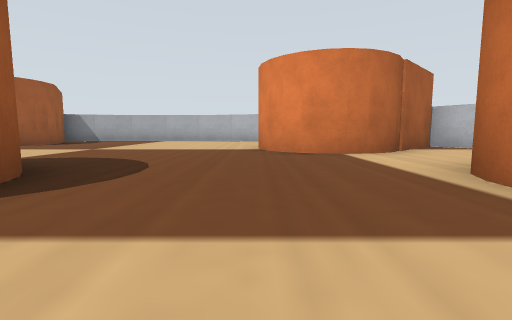
View 1 (above)

16 first-person views from a walk through a world built for the Webots simulator. The camera is 0.04 m above the floor, tilts 6° down and sees 85° across. The floor is counted in squares, 0.1 m on a side. Each view is taken from the middle of a square. On the plan, view 1 faces up. The plan holds only what a view shows up to about 9 squares ahead; the rest is blank. Robots are left out. Simple shapes and patterns stand in for the simulator's stock objects.

View 2
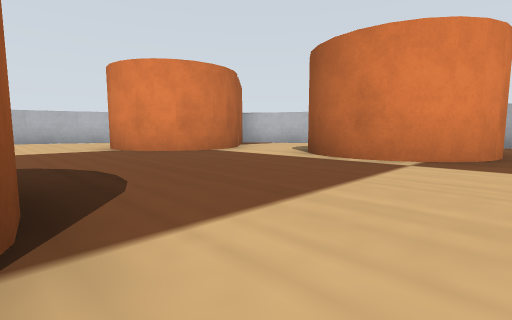

View 3
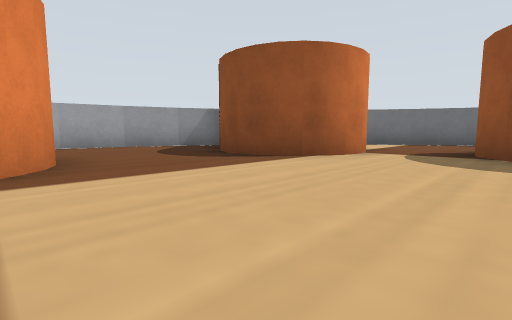

View 4
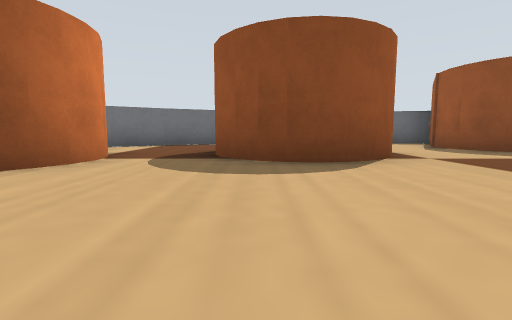

View 5
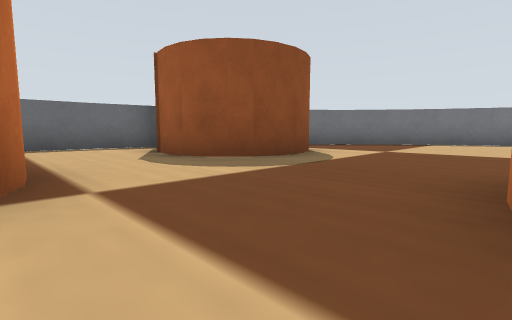

View 6
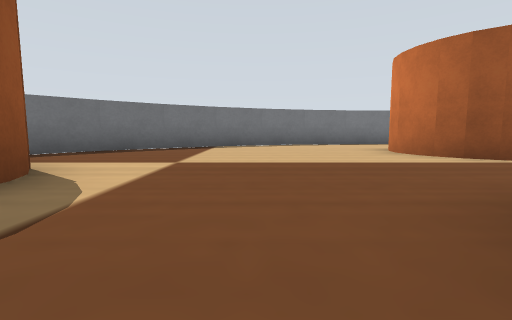

View 7
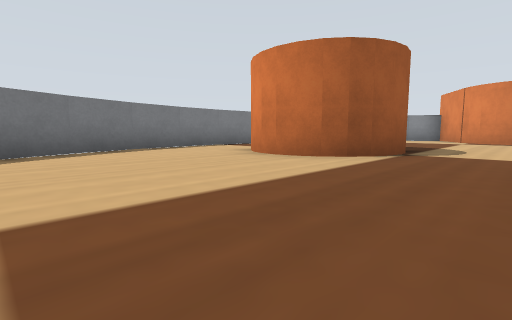

View 8
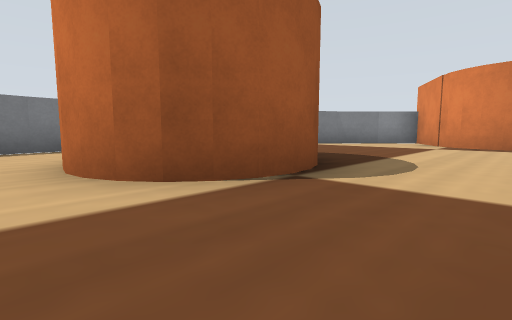

View 9
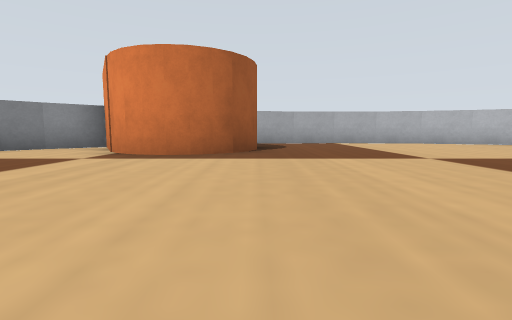

View 10
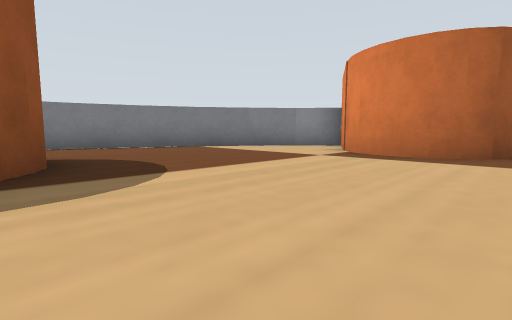

View 11
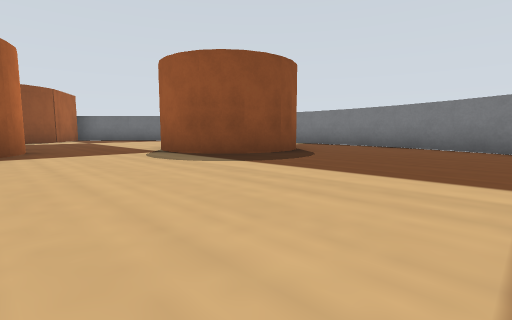

View 12
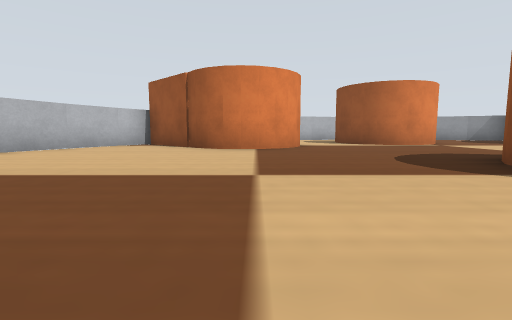

View 13
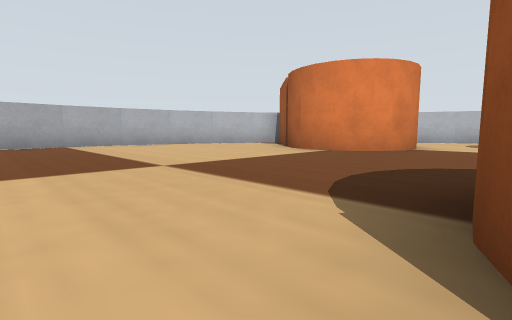

View 14
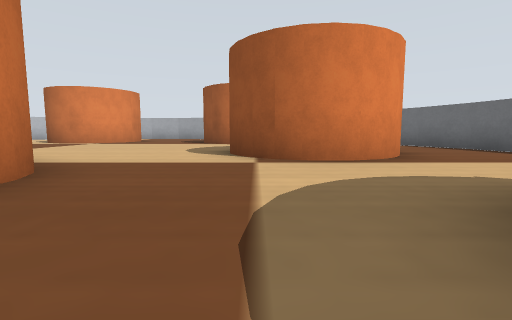

View 15
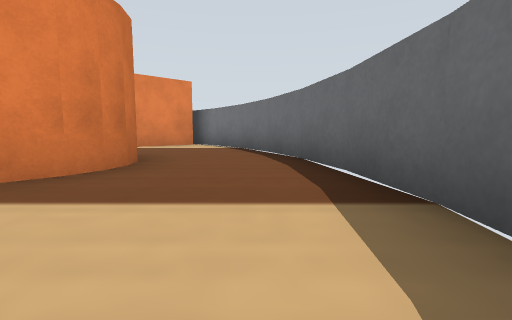

View 16
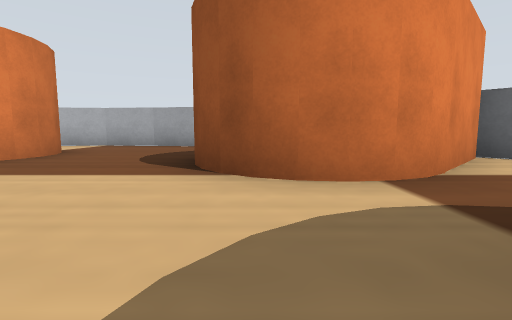

### Floor plan
Key: @ floor where view 1 was taken; # wall or solid block; . floor; B orange box; C orange cylinder.
Columns run from 14 left of view 1 to 7 right of it. Each row starts with its distance up from view 1.
 11         ########
 10      B B.......##
  9    ##B  C.......B
  8   ##.C  C......BB
  7   #...CC......C   B#
  6  ##...........C  B.##
  5  #.............CC...#
  4 ##..................#
  3 #.........CC.....C
  2 #..CCC...   C...C   .#
  1 #..  C..    C...CCC..#
  0 #..CCC..CB  ..@......#
 -1 #.......C C..........#
 -2 ##...... C.......C..##
 -3  #..............C B.#
 -4  ##........CCC.C   ##
 -5   #....CC..C C..B
 -6   ##..C C..CCC...B#
 -7    ##B BC........##
 -8        B ......###
 -9         ########

Where each view was taken, in squares from view 1:
view 1: 0 up, 0 right, facing up
view 2: 0 up, 2 left, facing up-right
view 3: 1 up, 1 left, facing down-right
view 4: 0 up, 1 left, facing down
view 5: 2 down, 3 left, facing down-left
view 6: 3 down, 5 left, facing left
view 7: 4 down, 7 left, facing up-left
view 8: 1 down, 7 left, facing up-left
view 9: 2 up, 6 left, facing up
view 10: 2 up, 6 left, facing up-left
view 11: 6 up, 6 left, facing down-left
view 12: 6 up, 6 left, facing right
view 13: 3 up, 5 left, facing up-right
view 14: 4 down, 7 left, facing right
view 15: 8 down, 5 left, facing right
view 16: 3 down, 1 left, facing right
